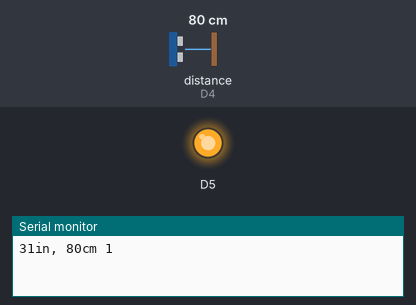
A sketch run on a simulated ESP8266 (NodeMCU). Shown: output pins drawn as LEDs (lit = HIGH), the last lines printed to the serial monitor. Wiring (inferred from the names in the program): ultrasonic range finder: trigger D2; echo D4. The inputs (shaded band) are chosen by the test bench; at power-on: distance to the obstacle (sensor on D4) 80 cm. The echo pulse lasts 58.3 µs per cm; pins used as bus, display or sensor lines are not drawn.

Above: at 1.8 s.
1.9 s: distance to the obstacle (sensor on D4) set to 144 cm
3.4 s: distance to the obstacle (sensor on D4) set to 154 cm
At 5.2 s:
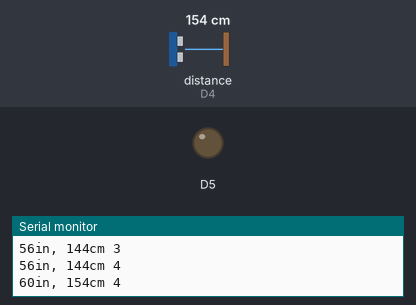
5.5 s: distance to the obstacle (sensor on D4) set to 2 cm
At 7.2 s:
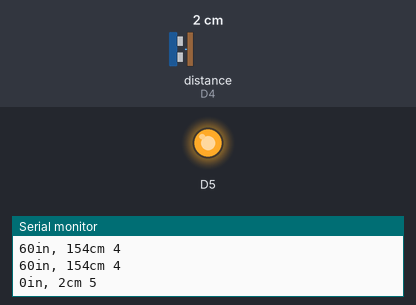
7.5 s: distance to the obstacle (sensor on D4) set to 250 cm
At 9.4 s:
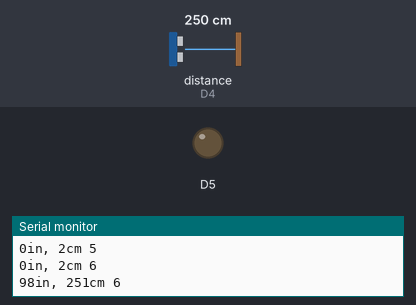
Timing chart, 0 to 10.5 s (numbered marks = the images above; inputs shaded):
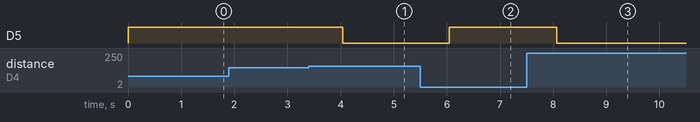

Measured:
- the behaviour switches between 149 and 150 cm on distance to the obstacle (sensor on D4) (found by bisection; images 0 and 1)
- after the input at 3.4 s, D5: HIGH → LOW after 0.64 s
- after the input at 5.5 s, D5: LOW → HIGH after 0.55 s
- after the input at 7.5 s, D5: HIGH → LOW after 0.56 s

The sketch:

ultra.ino
```cpp
/*
   The circuit:
  * VCC connection of the sensor attached to +5V
  * GND connection of the sensor attached to ground
  * TRIG connection of the sensor attached to digital pin 2
  * ECHO connection of the sensor attached to digital pin 4

 */


int trigPin = D2;
int echoPin = D4;
int i=0;

void setup() {
  // initialize serial communication:
  Serial.begin(9600);
  pinMode(D5,OUTPUT);
}

void loop()
{
  // establish variables for duration of the ping,
  // and the distance result in inches and centimeters:
  long duration, inches, cm;

  // The sensor is triggered by a HIGH pulse of 10 or more microseconds.
  // Give a short LOW pulse beforehand to ensure a clean HIGH pulse:
  pinMode(trigPin, OUTPUT);
  digitalWrite(trigPin, LOW);
  delayMicroseconds(2);
  digitalWrite(trigPin, HIGH);
  delayMicroseconds(10);
  digitalWrite(trigPin, LOW);

  // Read the signal from the sensor: a HIGH pulse whose
  // duration is the time (in microseconds) from the sending
  // of the ping to the reception of its echo off of an object.
  pinMode(echoPin, INPUT);
  duration = pulseIn(echoPin, HIGH);

  // convert the time into a distance
  inches = microsecondsToInches(duration);
  cm = microsecondsToCentimeters(duration);

  if(cm<150)
  {
    digitalWrite(D5,HIGH);
    i++;
  }
  else
  {
    digitalWrite(D5,LOW);
  }
  delay(1000);

  Serial.print(inches);
  Serial.print("in, ");
  Serial.print(cm);
  Serial.print("cm ");
  Serial.print(i);
  Serial.println();


}

long microsecondsToInches(long microseconds)
{
  // According to Parallax's datasheet for the PING))), there are
  // 73.746 microseconds per inch (i.e. sound travels at 1130 feet per
  // second).  This gives the distance travelled by the ping, outbound
  // and return, so we divide by 2 to get the distance of the obstacle.
  // See: http://www.parallax.com/dl/docs/prod/acc/28015-PING-v1.3.pdf
  return microseconds / 74 / 2;
}

long microsecondsToCentimeters(long microseconds)
{
  // The speed of sound is 340 m/s or 29 microseconds per centimeter.
  // The ping travels out and back, so to find the distance of the
  // object we take half of the distance travelled.
  return microseconds / 29 / 2;
}
```
